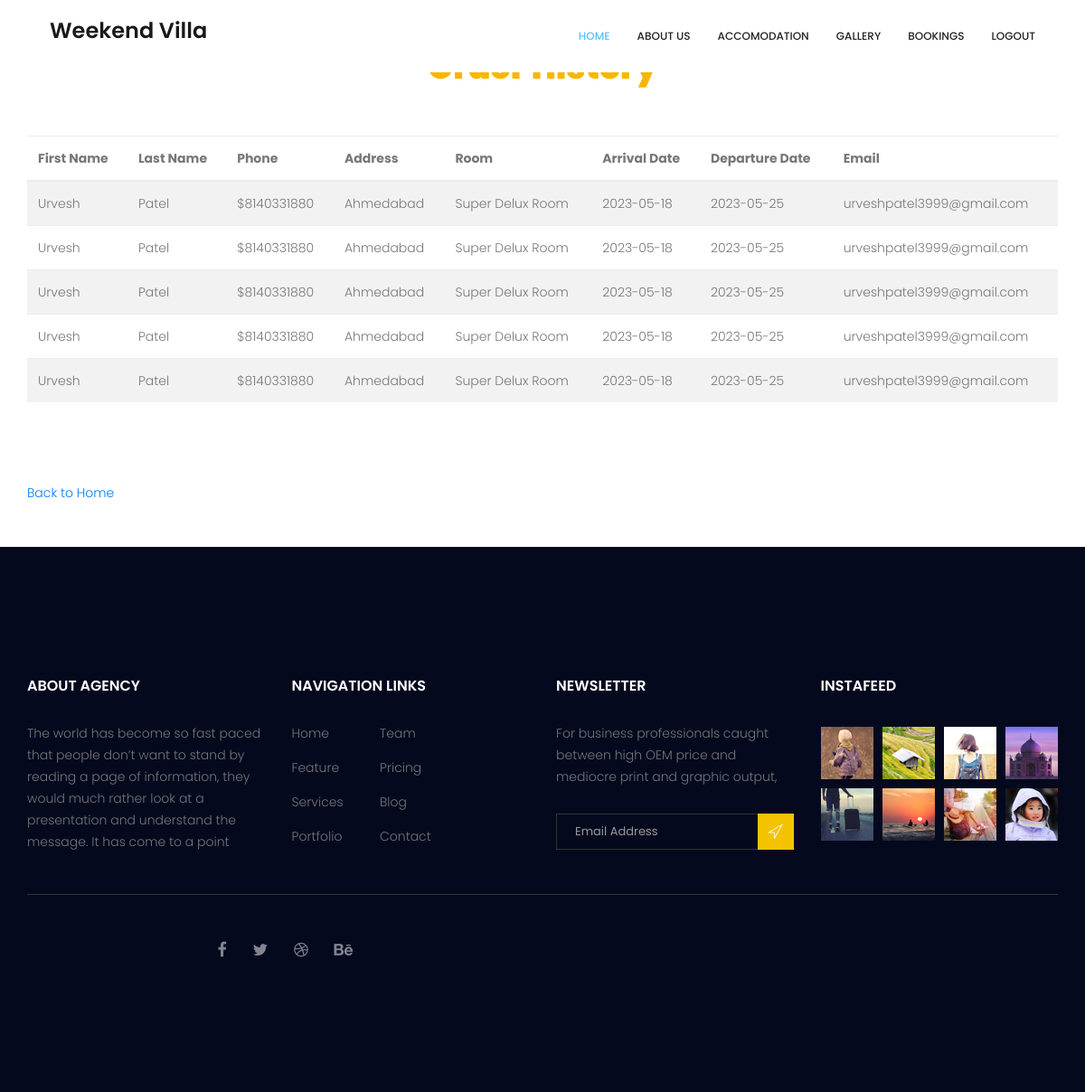
Screenshot of /vieworder/ (signed in) with the database file from the repository.
### Club/models.py (models this page shows)
class Booking(models.Model):
    user = models.ForeignKey(User, on_delete=models.CASCADE)
    fname = models.CharField(max_length=50)
    lname = models.CharField(max_length=50)
    phone = models.CharField(max_length=10)
    Address = models.TextField()
    room = models.ForeignKey(Room, on_delete=models.CASCADE)
    persons = models.IntegerField()
    child = models.IntegerField()
    a_date = models.CharField(max_length=10)
    d_date = models.CharField(max_length=10)
    email = models.CharField(max_length=50)

class Room(models.Model):
    room_name = models.CharField(max_length=50)
    photo = models.ImageField()
    price = models.IntegerField()
    available = models.BooleanField()

### Club/views.py (the view)
# urls.py: path("vieworder/", viewOrders, name="vieworder"),
def viewOrders(request):
    if not request.user.is_authenticated:
            return redirect('login')
    orders = Booking.objects.filter(user=request.user)
    return render(request, "vieworders.html", {"orders": orders})

### templates/vieworders.html (shortened to what this page needs)
<!doctype html>
<html lang="en">
{% load static %}
    <head>
        <link rel="stylesheet" href="{% static 'css/bootstrap.css' %}">
        <link rel="stylesheet" href="{% static 'vendors/linericon/style.css' %}">
        <link rel="stylesheet" href="{% static 'css/font-awesome.min.css' %}">
        <link rel="stylesheet" href="{% static 'vendors/owl-carousel/owl.carousel.min.css' %}">
        <link rel="stylesheet" href="{% static 'vendors/bootstrap-datepicker/bootstrap-datetimepicker.min.css' %}">
        <link rel="stylesheet" href="{% static 'vendors/nice-select/css/nice-select.css' %}">
        <link rel="stylesheet" href="{% static 'vendors/owl-carousel/owl.carousel.min.css' %}">
        <link rel="stylesheet" href="{% static 'css/style.css' %}">
        <link rel="stylesheet" href="{% static 'css/responsive.css' %}">
    </head>
    <body>
        <header class="header_area">
            <div class="container">
                <nav class="navbar navbar-expand-lg navbar-light">
                    <a class="navbar-brand logo_h" href="{% url 'home' %}"><h3>Weekend Villa</h3></a>
                    <div class="collapse navbar-collapse offset" id="navbarSupportedContent">
                        <ul class="nav navbar-nav menu_nav ml-auto">
                            <li class="nav-item active"><a class="nav-link" href="{% url 'home' %}">Home</a></li>
                            <li class="nav-item"><a class="nav-link" href="{% url 'about_us' %}">About us</a></li>
                            <li class="nav-item"><a class="nav-link" href="{% url 'accomodation' %}">Accomodation</a></li>
                            <li class="nav-item"><a class="nav-link" href="{% url 'gallery' %}">Gallery</a></li>
                            {% if not request.user.is_authenticated %}
                            <li class="nav-item"><a class="nav-link" href="{% url 'login' %}">Login</a></li>
                            <li class="nav-item"><a class="nav-link" href="{% url 'register' %}">Register</a></li>
                            {% else %}
                            <li class="nav-item"><a class="nav-link" href="{% url 'vieworder' %}">Bookings</a></li>
                            <li class="nav-item"><a class="nav-link" href="{% url 'logout' %}">Logout</a></li>                            {% endif %}
                        </ul>
                    </div>
                </nav>
            </div>
        </header>
<body>
    <div class="text-center mt-5 mb-5">
        <h1><b>Order History</b></h1>
    </div>
    <div class="container mx-auto my-3 mt-5 mb-5">
        <table class="table table-striped">
        <thead>
        <tr>
          <th scope="col">First Name</th>
          <th scope="col">Last Name</th>
          <th scope="col">Phone</th>
          <th scope="col">Address</th>
          <th scope="col">Room</th>
          <th scope="col">Arrival Date</th>
          <th scope="col">Departure Date</th>
          <th scope="col">Email</th>
        </tr>
        </thead>
        <tbody>
        {% for order in orders %}
            <tr>
              <td>{{ order.fname }}</td>
              <td>{{ order.lname }}</td>
              <td>${{ order.phone }}</td>
              <td>{{ order.Address }}</td>
              <td>{{ order.room.room_name }}</td>
              <td>{{ order.a_date }}</td>
              <td>{{ order.d_date }}</td>
              <td>{{ order.email }}</td>
            </tr>
        {% endfor %}
        </tbody>
        </table>
        <br>
        <br>
        <br>
        <a type="button" href="{% url 'home' %}" class="nile-bottom sm" >Back to Home</a>
    </div>
        <footer class="footer-area section_gap">
            <div class="container">
                <div class="row">
                    <div class="col-lg-3  col-md-6 col-sm-6">
                        <div class="single-footer-widget">
                            <h6 class="footer_title">About Agency</h6>
                            <p>The world has become so fast paced that people don’t want to stand by reading a page of information, they would much rather look at a presentation and understand the message. It has come to a point </p>
                        </div>
                    </div>
                    <div class="col-lg-3 col-md-6 col-sm-6">
                        <div class="single-footer-widget">
                            <h6 class="footer_title">Navigation Links</h6>
                            <div class="row">
                                <div class="col-4">
                                    <ul class="list_style">
                                        <li><a href="#">Home</a></li>
                                        <li><a href="#">Feature</a></li>
                                        <li><a href="#">Services</a></li>
                                        <li><a href="#">Portfolio</a></li>
                                    </ul>
                                </div>
                                <div class="col-4">
                                    <ul class="list_style">
                                        <li><a href="#">Team</a></li>
                                        <li><a href="#">Pricing</a></li>
                                        <li><a href="#">Blog</a></li>
                                        <li><a href="#">Contact</a></li>
                                    </ul>
                                </div>
                            </div>
                        </div>
                    </div>
                    <div class="col-lg-3 col-md-6 col-sm-6">
                        <div class="single-footer-widget">
                            <h6 class="footer_title">Newsletter</h6>
                            <p>For business professionals caught between high OEM price and mediocre print and graphic output, </p>
                            <div id="mc_embed_signup">
                                <form target="_blank" action="https://spondonit.us12.list-manage.com/subscribe/post?u=1462626880ade1ac87bd9c93a&amp;id=92a4423d01" method="get" class="subscribe_form relative">
                                    <div class="input-group d-flex flex-row">
                                        <input name="EMAIL" placeholder="Email Address" onfocus="this.placeholder = ''" onblur="this.placeholder = 'Email Address '" required="" type="email">
                                        <button class="btn sub-btn"><span class="lnr lnr-location"></span></button>
                                    </div>
                                </form>
                            </div>
                        </div>
                    </div>
                    <div class="col-lg-3 col-md-6 col-sm-6">
                        <div class="single-footer-widget instafeed">
                            <h6 class="footer_title">InstaFeed</h6>
                            <ul class="list_style instafeed d-flex flex-wrap">
                                <li><img src="{% static 'image/instagram/Image-01.jpg' %}" alt=""></li>
                                <li><img src="{% static 'image/instagram/Image-02.jpg' %}" alt=""></li>
                                <li><img src="{% static 'image/instagram/Image-03.jpg' %}" alt=""></li>
                                <li><img src="{% static 'image/instagram/Image-04.jpg' %}" alt=""></li>
                                <li><img src="{% static 'image/instagram/Image-05.jpg' %}" alt=""></li>
                                <li><img src="{% static 'image/instagram/Image-06.jpg' %}" alt=""></li>
                                <li><img src="{% static 'image/instagram/Image-07.jpg' %}" alt=""></li>
                                <li><img src="{% static 'image/instagram/Image-08.jpg' %}" alt=""></li>
                            </ul>
                        </div>
                    </div>
                </div>
                <div class="border_line"></div>
                <div class="row footer-bottom d-flex justify-content-between align-items-center">
                    <div class="col-lg-4 col-sm-12 footer-social">
                        <a href="#"><i class="fa fa-facebook"></i></a>
                        <a href="#"><i class="fa fa-twitter"></i></a>
                        <a href="#"><i class="fa fa-dribbble"></i></a>
                        <a href="#"><i class="fa fa-behance"></i></a>
                    </div>
                </div>
            </div>
        </footer>
    </body>
</html>

### static/css/style.css (style rules this page uses)
.list_style { list-style: none; margin: 0px; padding: 0px; }
a { text-decoration: none; -webkit-transition: all 0.3s ease-in-out; -o-transition: all 0.3s ease-in-out; transition: all 0.3s ease-in-out; }
body { line-height: 24px; font-size: 14px; font-family: "Poppins", sans-serif; font-weight: 300; color: #777777; }
h1, h2, h3, h4, h5, h6 { font-family: "Poppins", sans-serif; font-weight: 600; }
@media (min-width: 1200px) { .container { max-width: 1170px; } }
.section_gap { padding: 120px 0; }
.header_area { position: absolute; top: 0; left: 0; width: 100%; z-index: 20; }
.navbar { padding: 0px; border: 0px; border-radius: 0px; }
.navbar { background: #fff; padding: 0px 25px; }
.navbar .logo_h { padding-top: 0px; }
.navbar .menu_nav .nav-item .nav-link { font: 500 12px/80px "Poppins", sans-serif; color: #222222; text-transform: uppercase; padding: 0px; }
.navbar .menu_nav .nav-item .nav-link:after { display: none; }
.navbar .menu_nav .nav-item:hover .nav-link, .navbar .menu_nav .nav-item.active .nav-link { color: #52c5fd; }
.navbar .menu_nav .nav-item + li { margin-left: 30px; }
b, sup, sub, u, del { color: #f8b600; }
h1 { font-size: 36px; }
h3 { font-size: 24px; }
h6 { font-size: 14px; }
h1, h2, h3, h4, h5, h6 { line-height: 1.5em; }
.footer-area { background: #04091e; padding: 142px 0px; }
.single-footer-widget ul li a { line-height: 25px; display: inline-block; color: #777; -webkit-transition: all 0.3s linear; -o-transition: all 0.3s linear; transition: all 0.3s linear; margin-bottom: 13px; }
.single-footer-widget .instafeed { margin-left: -5px; margin-right: -5px; }
.single-footer-widget .instafeed li { margin: 5px; }
.single-footer-widget .subscribe_form { padding-top: 13px; }
.single-footer-widget .input-group { display: block !important; }
.single-footer-widget input { width: 100%; border: 1px solid #333333; font-size: 13px; line-height: 30px; padding-right: 40px; height: 40px; color: #999999; background: transparent; padding-left: 20px; }
.single-footer-widget .sub-btn { background: #f3c300; color: #fff; font-weight: 300; border-radius: 0; line-height: 34px; padding: 4px 11px 0px; cursor: pointer; position: absolute; right: 0px; top: 0px; }
.footer_title { font-size: 16px; line-height: 24px; font-weight: 600; color: #fff; text-transform: uppercase; margin-bottom: 28px; }
.border_line { width: 100%; height: 1px; background: #333333; margin-top: 30px; }
.footer-bottom { padding-top: 46px; }
.footer-bottom .footer-social { text-align: right; }
.footer-bottom .footer-social a { font-size: 18px; line-height: 30px; color: #82848f; margin-left: 25px; -webkit-transition: all 0.3s linear; -o-transition: all 0.3s linear; transition: all 0.3s linear; }

### rows the page displays
Booking: fname "Urvesh", lname "Patel", phone "8140331880", Address "Ahmedabad", room.room_name "Super Delux Room", a_date "2023-05-18", d_date "2023-05-25", email "urveshpatel3999@gmail.com"
Booking: fname "Urvesh", lname "Patel", phone "8140331880", Address "Ahmedabad", room.room_name "Super Delux Room", a_date "2023-05-18", d_date "2023-05-25", email "urveshpatel3999@gmail.com"
Booking: fname "Urvesh", lname "Patel", phone "8140331880", Address "Ahmedabad", room.room_name "Super Delux Room", a_date "2023-05-18", d_date "2023-05-25", email "urveshpatel3999@gmail.com"
Booking: fname "Urvesh", lname "Patel", phone "8140331880", Address "Ahmedabad", room.room_name "Super Delux Room", a_date "2023-05-18", d_date "2023-05-25", email "urveshpatel3999@gmail.com"
Booking: fname "Urvesh", lname "Patel", phone "8140331880", Address "Ahmedabad", room.room_name "Super Delux Room", a_date "2023-05-18", d_date "2023-05-25", email "urveshpatel3999@gmail.com"
